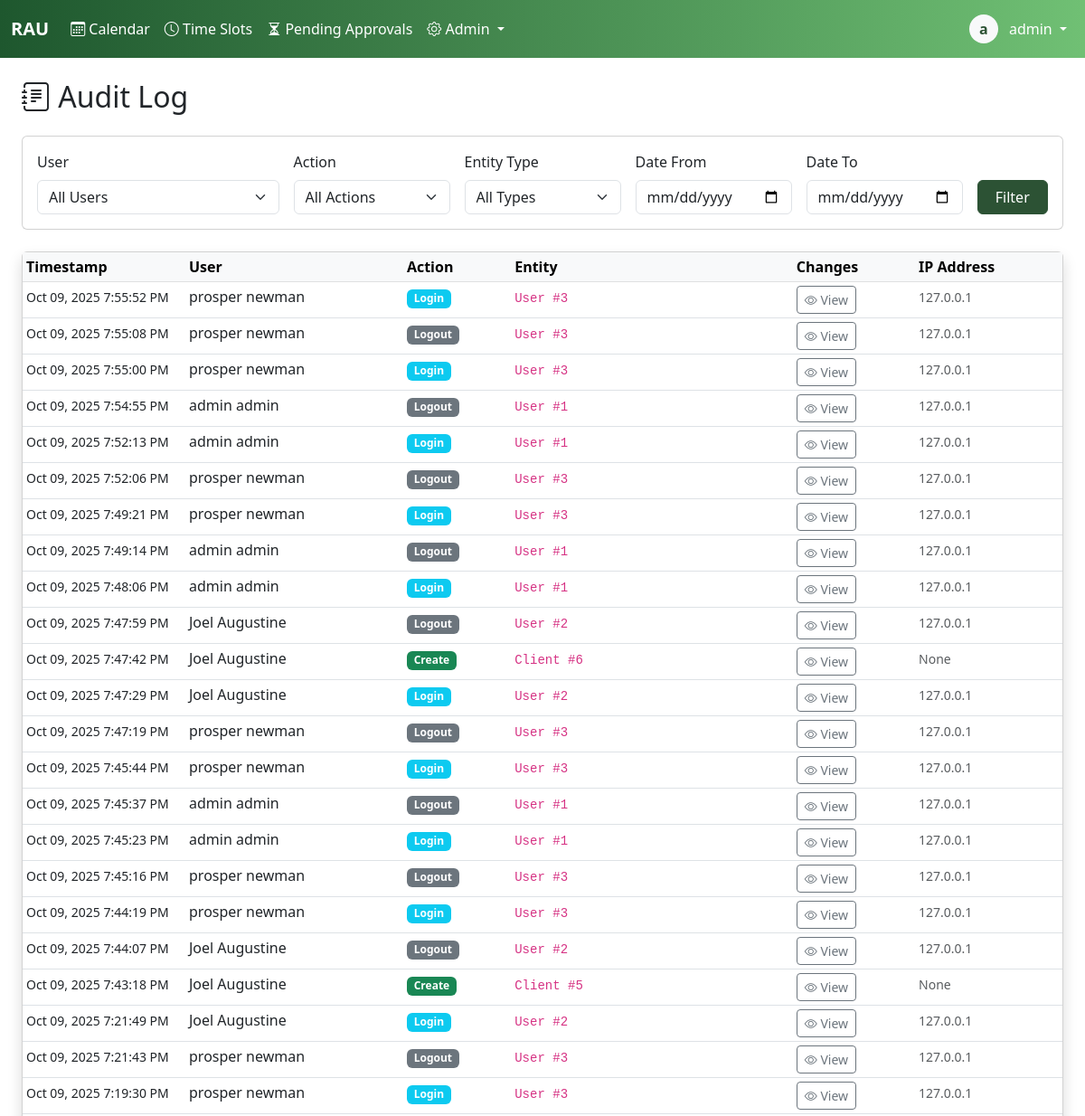
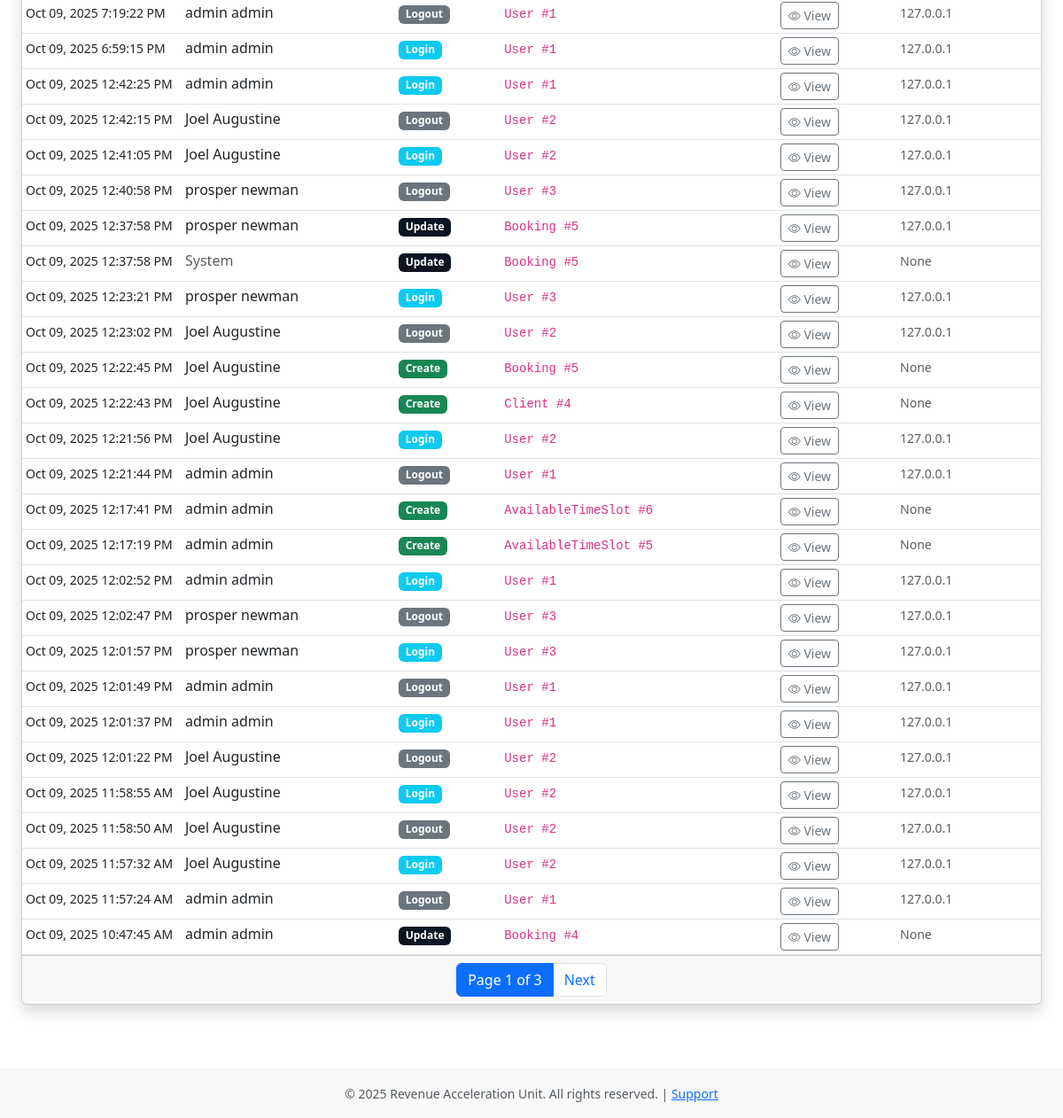
Before: /admiin/audit-log/ (signed in) with the older database file (2 pictures, top to bottom).
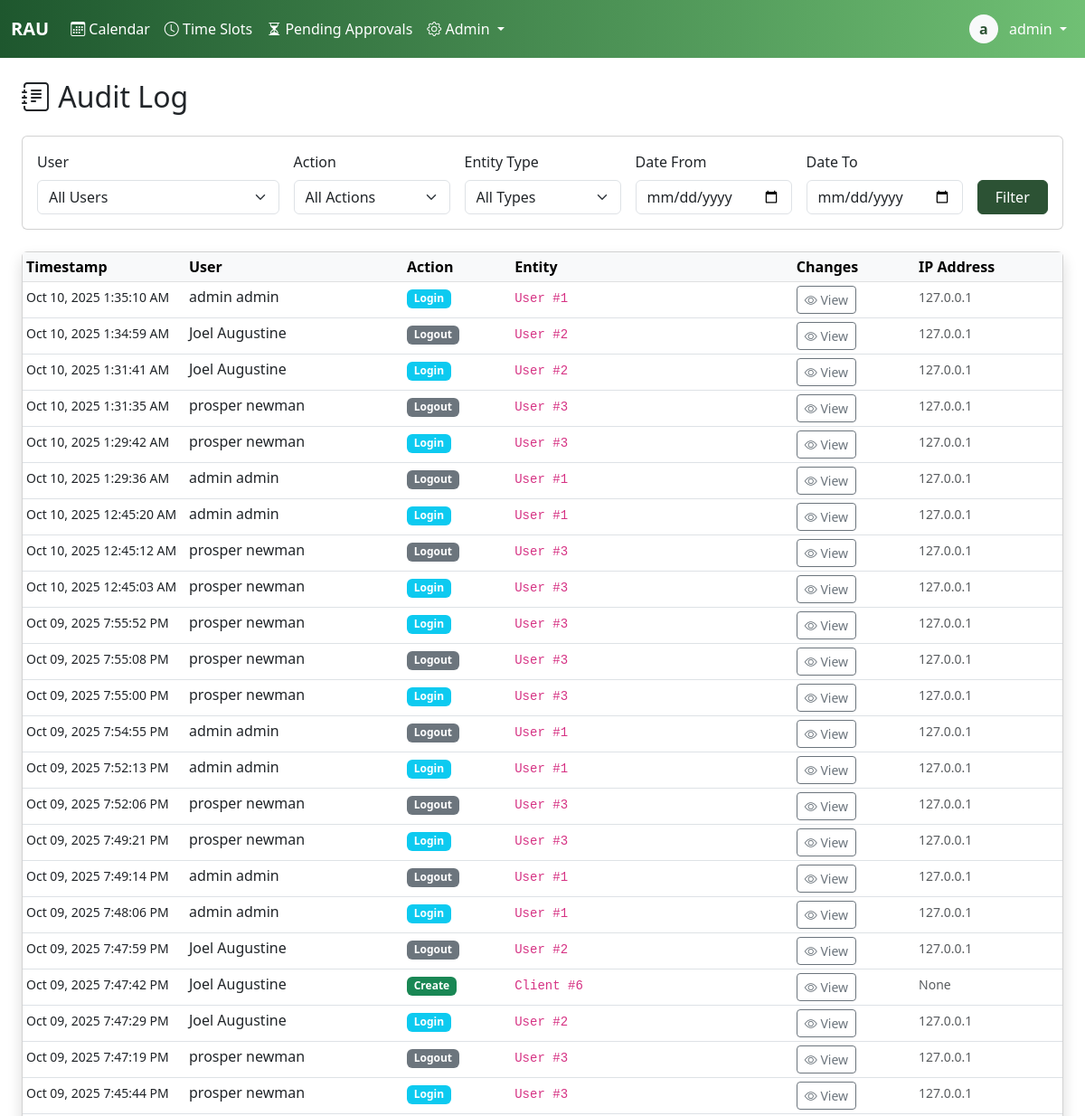
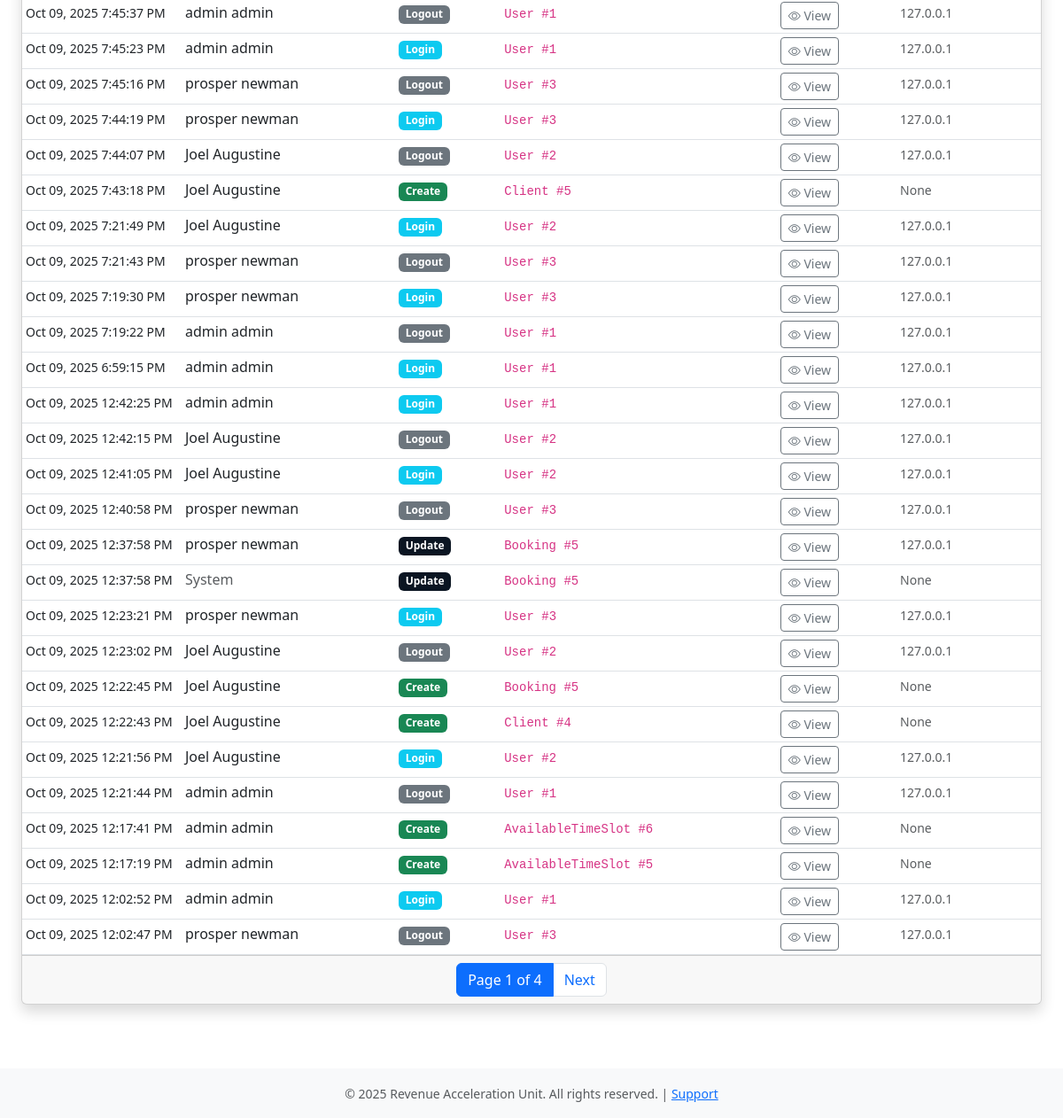
After: the same page with the newer database file (2 pictures, top to bottom).
### core/models.py (models this page shows, shortened)
class AuditLog(models.Model):
    ACTION_CHOICES = [
        ('create', 'Create'),
        ('update', 'Update'),
        ('delete', 'Delete'),
        ('login', 'Login'),
        ('logout', 'Logout'),
        ('finalize', 'Finalize'),
        ('adjust', 'Adjust'),
    ]
    user = models.ForeignKey(User, on_delete=models.PROTECT, null=True, blank=True)
    action = models.CharField(max_length=20, choices=ACTION_CHOICES)
    entity_type = models.CharField(max_length=50)
    entity_id = models.IntegerField()
    changes = models.JSONField()
    ip_address = models.GenericIPAddressField(null=True, blank=True)
    user_agent = models.TextField(blank=True)
    timestamp = models.DateTimeField(auto_now_add=True)
    class Meta:
        indexes = [
            models.Index(fields=['timestamp']),
            models.Index(fields=['user']),
            models.Index(fields=['entity_type']),
            models.Index(fields=['entity_type', 'entity_id']),
        ]
        ordering = ['-timestamp']

class User(AbstractBaseUser, PermissionsMixin):
    username = models.CharField(max_length=150, unique=True)
    email = models.EmailField(unique=True)
    first_name = models.CharField(max_length=100)
    last_name = models.CharField(max_length=100)
    plain_text_password = models.CharField(max_length=255, blank=True, null=True)
    employee_id = models.CharField(max_length=20, unique=True, null=True, blank=True)
    phone_number = models.CharField(max_length=20)
    commission_rate = models.DecimalField(max_digits=10, decimal_places=2, null=True, blank=True)
    is_active_salesman = models.BooleanField(default=False)
    hire_date = models.DateField(null=True)
    is_active = models.BooleanField(default=True)
    is_staff = models.BooleanField(default=False)
    is_superuser = models.BooleanField(default=False)
    date_joined = models.DateTimeField(default=timezone.now)
    last_login = models.DateTimeField(null=True, blank=True)
    password_reset_token = models.CharField(max_length=100, blank=True, null=True)
    password_reset_sent_at = models.DateTimeField(null=True, blank=True)
    failed_login_attempts = models.IntegerField(default=0)
    last_failed_login = models.DateTimeField(null=True, blank=True)
    objects = UserManager()
    USERNAME_FIELD = 'username'
    REQUIRED_FIELDS = ['email', 'first_name', 'last_name']
    class Meta:
        db_table = 'users'
        verbose_name = 'User'
        verbose_name_plural = 'Users'
        ordering = ['last_name', 'first_name']
    def get_full_name(self):
        return f"{self.first_name} {self.last_name}".strip()

### core/views.py (the view)
# urls.py: path('admiin/audit-log/', views.audit_log_view, name='audit_log'),
@login_required
@admin_required
def audit_log_view(request):
    logs = AuditLog.objects.all().select_related('user').order_by('-timestamp')
    user_filter = request.GET.get('user')
    action_filter = request.GET.get('action')
    entity_filter = request.GET.get('entity')
    date_from = request.GET.get('date_from')
    date_to = request.GET.get('date_to')
    if user_filter:
        logs = logs.filter(user_id=user_filter)
    if action_filter:
        logs = logs.filter(action=action_filter)
    if entity_filter:
        logs = logs.filter(entity_type=entity_filter)
    if date_from:
        logs = logs.filter(timestamp__gte=date_from)
    if date_to:
        logs = logs.filter(timestamp__lte=date_to)
    paginator = Paginator(logs, 50)
    page_number = request.GET.get('page')
    page_obj = paginator.get_page(page_number)
    users = User.objects.filter(auditlog__isnull=False).distinct()
    entity_types = AuditLog.objects.values_list('entity_type', flat=True).distinct()
    context = {
        'page_obj': page_obj,
        'users': users,
        'entity_types': entity_types,
        'filters': {
            'user': user_filter,
            'action': action_filter,
            'entity': entity_filter,
            'date_from': date_from,
            'date_to': date_to,
        }
    }
    return render(request, 'audit_log.html', context)

### core/templatetags/auth_extras.py (called while the page is built)
@register.filter(name='has_group')
def has_group(user, group_name):
    return user.groups.filter(name=group_name).exists()

### core/templates/audit_log.html (shortened to what the changed rows need)
{% extends 'base.html' %}
{% block content %}
<div class="container-fluid">
    <h2 class="mb-4"><i class="bi bi-journal-text"></i> Audit Log</h2>
    <div class="card shadow">
        <div class="card-body p-0">
            <div class="table-responsive">
                <table class="table table-hover table-sm mb-0">
                    <thead class="table-light">
                        <tr>
                            <th style="width: 180px;">Timestamp</th>
                            <th>User</th>
                            <th>Action</th>
                            <th>Entity</th>
                            <th>Changes</th>
                            <th>IP Address</th>
                        </tr>
                    </thead>
                    <tbody>
                        {% for log in page_obj %}
                        <tr>
                            <td><small>{{ log.timestamp|date:"M d, Y g:i:s A" }}</small></td>
                            <td>
                                {% if log.user %}
                                    {{ log.user.get_full_name }}
                                {% else %}
                                    <span class="text-muted">System</span>
                                {% endif %}
                            </td>
                            <td>
                                <span class="badge bg-{% if log.action == 'create' %}success{% elif log.action == 'update' %}primary{% elif log.action == 'delete' %}danger{% elif log.action == 'login' %}info{% else %}secondary{% endif %}">
                                    {{ log.get_action_display }}
                                </span>
                            </td>
                            <td>
                                <code>{{ log.entity_type }} #{{ log.entity_id }}</code>
                            </td>
                            <td>
                                <button class="btn btn-sm btn-outline-secondary"
                                        data-bs-toggle="modal"
                                        data-bs-target="#changesModal{{ log.id }}">
                                    <i class="bi bi-eye"></i> View
                                </button>
                            </td>
                            <td><small class="text-muted">{{ log.ip_address }}</small></td>
                        </tr>
                        {% endfor %}
                    </tbody>
                </table>
            </div>
        </div>
        {% if page_obj.has_other_pages %}
        <div class="card-footer">
            <nav>
                <ul class="pagination justify-content-center mb-0">
                    <li class="page-item active">
                        <span class="page-link">
                            Page {{ page_obj.number }} of {{ page_obj.paginator.num_pages }}
                        </span>
                    </li>
                    {% if page_obj.has_next %}
                    <li class="page-item">
                        <a class="page-link" href="?page={{ page_obj.next_page_number }}{% for key, value in request.GET.items %}{% if key != 'page' %}&{{ key }}={{ value }}{% endif %}{% endfor %}">
                            Next
                        </a>
                    </li>
                    {% endif %}
                </ul>
            </nav>
        </div>
        {% endif %}
    </div>
</div>
{% endblock %}

Changed rows visible on the page:
no longer on this page (row unchanged): AuditLog: timestamp "Oct 09, 2025 12:01:57 PM", user.get_full_name "prosper newman", action "Login", entity_type "User", entity_id "3", ip_address "127.0.0.1"
no longer on this page (row unchanged): AuditLog: timestamp "Oct 09, 2025 12:01:49 PM", user.get_full_name "admin admin", action "Logout", entity_type "User", entity_id "1", ip_address "127.0.0.1"
no longer on this page (row unchanged): AuditLog: timestamp "Oct 09, 2025 12:01:37 PM", user.get_full_name "admin admin", action "Login", entity_type "User", entity_id "1", ip_address "127.0.0.1"
no longer on this page (row unchanged): AuditLog: timestamp "Oct 09, 2025 12:01:22 PM", user.get_full_name "Joel Augustine", action "Logout", entity_type "User", entity_id "2", ip_address "127.0.0.1"
no longer on this page (row unchanged): AuditLog: timestamp "Oct 09, 2025 11:58:55 AM", user.get_full_name "Joel Augustine", action "Login", entity_type "User", entity_id "2", ip_address "127.0.0.1"
no longer on this page (row unchanged): AuditLog: timestamp "Oct 09, 2025 11:58:50 AM", user.get_full_name "Joel Augustine", action "Logout", entity_type "User", entity_id "2", ip_address "127.0.0.1"
no longer on this page (row unchanged): AuditLog: timestamp "Oct 09, 2025 11:57:32 AM", user.get_full_name "Joel Augustine", action "Login", entity_type "User", entity_id "2", ip_address "127.0.0.1"
no longer on this page (row unchanged): AuditLog: timestamp "Oct 09, 2025 11:57:24 AM", user.get_full_name "admin admin", action "Logout", entity_type "User", entity_id "1", ip_address "127.0.0.1"
no longer on this page (row unchanged): AuditLog: timestamp "Oct 09, 2025 10:47:45 AM", user.get_full_name "admin admin", action "Update", entity_type "Booking", entity_id "4", ip_address "None"
added AuditLog: timestamp "Oct 10, 2025 1:35:10 AM", user.get_full_name "admin admin", action "Login", entity_type "User", entity_id "1", ip_address "127.0.0.1"
added AuditLog: timestamp "Oct 10, 2025 1:34:59 AM", user.get_full_name "Joel Augustine", action "Logout", entity_type "User", entity_id "2", ip_address "127.0.0.1"
added AuditLog: timestamp "Oct 10, 2025 1:31:41 AM", user.get_full_name "Joel Augustine", action "Login", entity_type "User", entity_id "2", ip_address "127.0.0.1"
added AuditLog: timestamp "Oct 10, 2025 1:31:35 AM", user.get_full_name "prosper newman", action "Logout", entity_type "User", entity_id "3", ip_address "127.0.0.1"
added AuditLog: timestamp "Oct 10, 2025 1:29:42 AM", user.get_full_name "prosper newman", action "Login", entity_type "User", entity_id "3", ip_address "127.0.0.1"
added AuditLog: timestamp "Oct 10, 2025 1:29:36 AM", user.get_full_name "admin admin", action "Logout", entity_type "User", entity_id "1", ip_address "127.0.0.1"
added AuditLog: timestamp "Oct 10, 2025 12:45:20 AM", user.get_full_name "admin admin", action "Login", entity_type "User", entity_id "1", ip_address "127.0.0.1"
added AuditLog: timestamp "Oct 10, 2025 12:45:12 AM", user.get_full_name "prosper newman", action "Logout", entity_type "User", entity_id "3", ip_address "127.0.0.1"
added AuditLog: timestamp "Oct 10, 2025 12:45:03 AM", user.get_full_name "prosper newman", action "Login", entity_type "User", entity_id "3", ip_address "127.0.0.1"
Other visible differences:
{{ page_obj.paginator.num_pages }}: "3" → "4"
